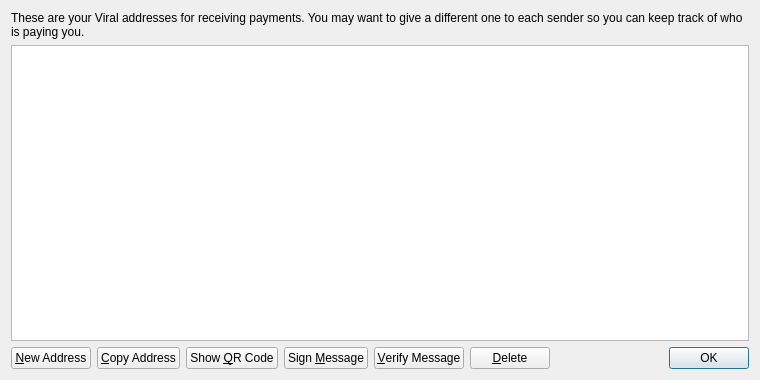
<?xml version="1.0" encoding="UTF-8"?>
<ui version="4.0">
 <class>AddressBookPage</class>
 <widget class="QWidget" name="AddressBookPage">
  <property name="geometry">
   <rect>
    <x>0</x>
    <y>0</y>
    <width>760</width>
    <height>380</height>
   </rect>
  </property>
  <property name="windowTitle">
   <string>Address Book</string>
  </property>
  <layout class="QVBoxLayout" name="verticalLayout">
   <item>
    <widget class="QLabel" name="labelExplanation">
     <property name="text">
      <string>These are your Viral addresses for receiving payments. You may want to give a different one to each sender so you can keep track of who is paying you.</string>
     </property>
     <property name="textFormat">
      <enum>Qt::PlainText</enum>
     </property>
     <property name="wordWrap">
      <bool>true</bool>
     </property>
    </widget>
   </item>
   <item>
    <widget class="QTableView" name="tableView">
     <property name="contextMenuPolicy">
      <enum>Qt::CustomContextMenu</enum>
     </property>
     <property name="toolTip">
      <string>Double-click to edit address or label</string>
     </property>
     <property name="tabKeyNavigation">
      <bool>false</bool>
     </property>
     <property name="alternatingRowColors">
      <bool>true</bool>
     </property>
     <property name="selectionMode">
      <enum>QAbstractItemView::SingleSelection</enum>
     </property>
     <property name="selectionBehavior">
      <enum>QAbstractItemView::SelectRows</enum>
     </property>
     <property name="sortingEnabled">
      <bool>true</bool>
     </property>
     <attribute name="verticalHeaderVisible">
      <bool>false</bool>
     </attribute>
    </widget>
   </item>
   <item>
    <layout class="QHBoxLayout" name="horizontalLayout">
     <item>
      <widget class="QPushButton" name="newAddressButton">
       <property name="toolTip">
        <string>Create a new address</string>
       </property>
       <property name="text">
        <string>&amp;New Address</string>
       </property>
       <property name="icon">
        <iconset resource="../bitcoin.qrc">
         <normaloff>:/icons/add</normaloff>:/icons/add</iconset>
       </property>
      </widget>
     </item>
     <item>
      <widget class="QPushButton" name="copyToClipboard">
       <property name="toolTip">
        <string>Copy the currently selected address to the system clipboard</string>
       </property>
       <property name="text">
        <string>&amp;Copy Address</string>
       </property>
       <property name="icon">
        <iconset resource="../bitcoin.qrc">
         <normaloff>:/icons/editcopy</normaloff>:/icons/editcopy</iconset>
       </property>
      </widget>
     </item>
     <item>
      <widget class="QPushButton" name="showQRCode">
       <property name="text">
        <string>Show &amp;QR Code</string>
       </property>
       <property name="icon">
        <iconset resource="../bitcoin.qrc">
         <normaloff>:/icons/qrcode</normaloff>:/icons/qrcode</iconset>
       </property>
      </widget>
     </item>
     <item>
      <widget class="QPushButton" name="signMessage">
       <property name="toolTip">
        <string>Sign a message to prove you own a Viral address</string>
       </property>
       <property name="text">
        <string>Sign &amp;Message</string>
       </property>
       <property name="icon">
        <iconset resource="../bitcoin.qrc">
         <normaloff>:/icons/edit</normaloff>:/icons/edit</iconset>
       </property>
      </widget>
     </item>
     <item>
      <widget class="QPushButton" name="verifyMessage">
       <property name="toolTip">
        <string>Verify a message to ensure it was signed with a specified Viral address</string>
       </property>
       <property name="text">
        <string>&amp;Verify Message</string>
       </property>
       <property name="icon">
        <iconset resource="../bitcoin.qrc">
         <normaloff>:/icons/transaction_0</normaloff>:/icons/transaction_0</iconset>
       </property>
      </widget>
     </item>
     <item>
      <widget class="QPushButton" name="deleteButton">
       <property name="toolTip">
        <string>Delete the currently selected address from the list</string>
       </property>
       <property name="text">
        <string>&amp;Delete</string>
       </property>
       <property name="icon">
        <iconset resource="../bitcoin.qrc">
         <normaloff>:/icons/remove</normaloff>:/icons/remove</iconset>
       </property>
      </widget>
     </item>
     <item>
      <spacer name="horizontalSpacer">
       <property name="orientation">
        <enum>Qt::Horizontal</enum>
       </property>
       <property name="sizeHint" stdset="0">
        <size>
         <width>40</width>
         <height>20</height>
        </size>
       </property>
      </spacer>
     </item>
     <item>
      <widget class="QDialogButtonBox" name="buttonBox">
       <property name="sizePolicy">
        <sizepolicy hsizetype="Maximum" vsizetype="Fixed">
         <horstretch>0</horstretch>
         <verstretch>0</verstretch>
        </sizepolicy>
       </property>
       <property name="standardButtons">
        <set>QDialogButtonBox::Ok</set>
       </property>
      </widget>
     </item>
    </layout>
   </item>
  </layout>
 </widget>
 <resources>
  <include location="../bitcoin.qrc"/>
 </resources>
 <connections/>
</ui>
